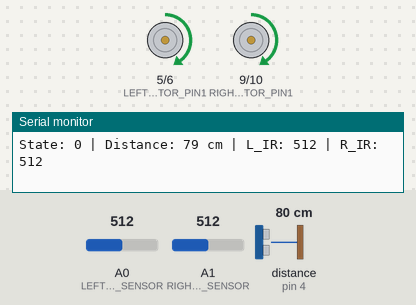
A sketch run on a simulated Arduino Uno, built with avr-gcc and run on an emulated ATmega328P. Shown: motor-driver pin pairs drawn as motors (green arrow = first pin HIGH = forward, orange = second pin HIGH = backward, longer = more drive), the last lines printed to the serial monitor. Wiring (inferred from the names in the program): ultrasonic range finder: trigger pin 3; echo pin 4. The test bench sets the inputs (shaded band); at power-on: distance to the obstacle (sensor on pin 4) 80 cm, A0 (LEFT_IR_SENSOR) = 512, A1 (RIGHT_IR_SENSOR) = 512. The echo pulse lasts 58.3 µs per cm.

Above: at 5.2 s.
5.3 s: distance to the obstacle (sensor on pin 4) set to 17 cm
8.3 s: distance to the obstacle (sensor on pin 4) set to 14 cm
At 9.6 s:
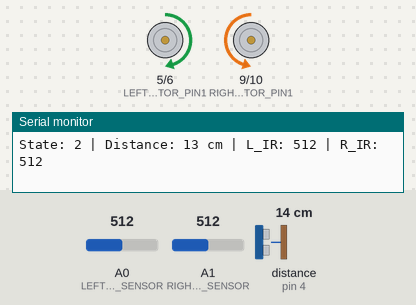
At 10.4 s:
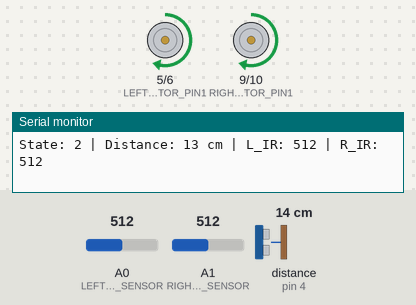
11.2 s: A0 (LEFT_IR_SENSOR) set to 520
At 11.9 s:
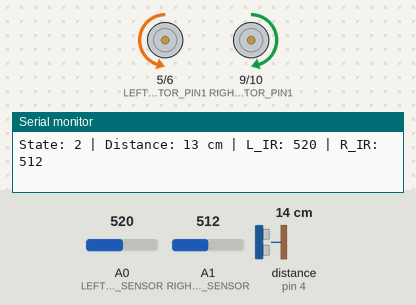
13.6 s: A1 (RIGHT_IR_SENSOR) set to 990
16.6 s: A1 (RIGHT_IR_SENSOR) set to 1016
At 18.7 s:
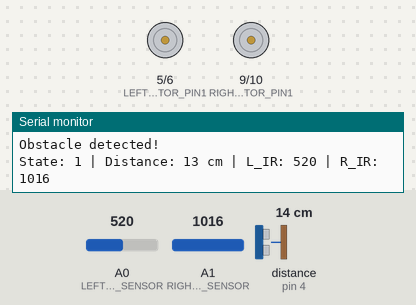
19.6 s: distance to the obstacle (sensor on pin 4) set to 120 cm
Timing chart, 0 to 22.6 s (numbered marks = the images above; inputs shaded):
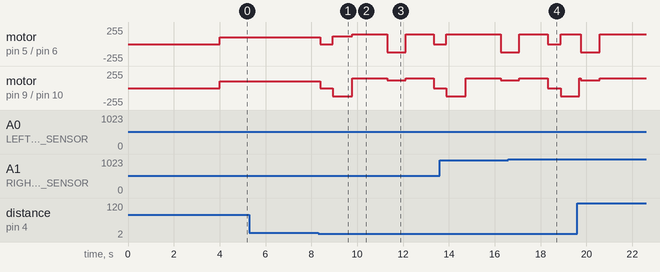

Measured:
- the behaviour switches between 16 and 15 cm on distance to the obstacle (sensor on pin 4) (found by bisection; images 0 and 1)
- the behaviour switches between 512 and 513 on A0 (LEFT_IR_SENSOR) (found by bisection; images 2 and 3)
- the behaviour switches between 999 and 1000 on A1 (RIGHT_IR_SENSOR) (found by bisection; images 3 and 4)

The sketch:

bolt.ino
```cpp
/*
 * BOLT - Line Following Robot with Obstacle Avoidance
 *
 * This robot can:
 * - Follow lines on the floor using IR sensors
 * - Detect obstacles using an ultrasonic sensor
 * - Navigate around obstacles and return to the line
 * - Demonstrate autonomous movement in real-world environments
 *
 * Hardware Requirements:
 * - Arduino board (Uno/Nano)
 * - L298N Motor Driver
 * - 2x DC Motors
 * - 2x IR Sensors for line detection
 * - HC-SR04 Ultrasonic Sensor for obstacle detection
 * - Power supply (9V battery)
 */

// Motor Driver Pins (L298N)
#define LEFT_MOTOR_PIN1 5
#define LEFT_MOTOR_PIN2 6
#define RIGHT_MOTOR_PIN1 9
#define RIGHT_MOTOR_PIN2 10

// IR Sensor Pins
#define LEFT_IR_SENSOR A0
#define RIGHT_IR_SENSOR A1

// Ultrasonic Sensor Pins
#define TRIG_PIN 3
#define ECHO_PIN 4

// Motor Speed Settings
#define NORMAL_SPEED 150
#define TURN_SPEED 120
#define SLOW_SPEED 100

// Obstacle Detection Settings
#define OBSTACLE_DISTANCE 15  // Distance in cm to detect obstacle
#define SAFE_DISTANCE 20      // Safe distance to resume line following

// Line Detection Thresholds
#define LINE_THRESHOLD 512    // Analog reading threshold for line detection

// Robot States
enum RobotState {
  LINE_FOLLOWING,
  OBSTACLE_DETECTED,
  AVOIDING_OBSTACLE,
  RETURNING_TO_LINE
};

RobotState currentState = LINE_FOLLOWING;
unsigned long obstacleAvoidStartTime = 0;
unsigned long avoidancePhase = 0;

void setup() {
  // Initialize Serial Communication
  Serial.begin(9600);
  Serial.println("BOLT - Line Following Robot Initialized");

  // Initialize Motor Pins
  pinMode(LEFT_MOTOR_PIN1, OUTPUT);
  pinMode(LEFT_MOTOR_PIN2, OUTPUT);
  pinMode(RIGHT_MOTOR_PIN1, OUTPUT);
  pinMode(RIGHT_MOTOR_PIN2, OUTPUT);

  // Initialize IR Sensor Pins
  pinMode(LEFT_IR_SENSOR, INPUT);
  pinMode(RIGHT_IR_SENSOR, INPUT);

  // Initialize Ultrasonic Sensor Pins
  pinMode(TRIG_PIN, OUTPUT);
  pinMode(ECHO_PIN, INPUT);

  // Stop motors initially
  stopMotors();

  // Calibration delay
  delay(2000);
  Serial.println("Starting in 2 seconds...");
  delay(2000);
}

void loop() {
  // Read sensors
  int leftIR = analogRead(LEFT_IR_SENSOR);
  int rightIR = analogRead(RIGHT_IR_SENSOR);
  long distance = getDistance();

  // Debug output
  Serial.print("State: ");
  Serial.print(currentState);
  Serial.print(" | Distance: ");
  Serial.print(distance);
  Serial.print(" cm | L_IR: ");
  Serial.print(leftIR);
  Serial.print(" | R_IR: ");
  Serial.println(rightIR);

  // State machine for robot behavior
  switch (currentState) {
    case LINE_FOLLOWING:
      if (distance > 0 && distance < OBSTACLE_DISTANCE) {
        currentState = OBSTACLE_DETECTED;
        Serial.println("Obstacle detected!");
      } else {
        followLine(leftIR, rightIR);
      }
      break;

    case OBSTACLE_DETECTED:
      stopMotors();
      delay(500);
      currentState = AVOIDING_OBSTACLE;
      obstacleAvoidStartTime = millis();
      avoidancePhase = 0;
      Serial.println("Starting obstacle avoidance...");
      break;

    case AVOIDING_OBSTACLE:
      avoidObstacle();
      break;

    case RETURNING_TO_LINE:
      if (isOnLine(leftIR, rightIR)) {
        currentState = LINE_FOLLOWING;
        Serial.println("Line found! Resuming line following.");
      } else {
        searchForLine();
      }
      break;
  }

  delay(50);  // Small delay for stability
}

// Function to follow the line
void followLine(int leftIR, int rightIR) {
  bool leftOnLine = (leftIR > LINE_THRESHOLD);
  bool rightOnLine = (rightIR > LINE_THRESHOLD);

  if (leftOnLine && rightOnLine) {
    // Both sensors on line - move forward
    moveForward(NORMAL_SPEED);
  } else if (leftOnLine && !rightOnLine) {
    // Left sensor on line - turn left
    turnLeft(TURN_SPEED);
  } else if (!leftOnLine && rightOnLine) {
    // Right sensor on line - turn right
    turnRight(TURN_SPEED);
  } else {
    // Lost line - move forward slowly while searching
    moveForward(SLOW_SPEED);
  }
}

// Function to check if robot is on the line
bool isOnLine(int leftIR, int rightIR) {
  return (leftIR > LINE_THRESHOLD || rightIR > LINE_THRESHOLD);
}

// Obstacle avoidance algorithm
void avoidObstacle() {
  unsigned long elapsedTime = millis() - obstacleAvoidStartTime;

  // Multi-phase obstacle avoidance
  if (avoidancePhase == 0) {
    // Phase 0: Turn right to avoid obstacle
    turnRight(TURN_SPEED);
    if (elapsedTime > 800) {
      avoidancePhase = 1;
      obstacleAvoidStartTime = millis();
    }
  } else if (avoidancePhase == 1) {
    // Phase 1: Move forward past obstacle
    moveForward(NORMAL_SPEED);
    long distance = getDistance();
    if (elapsedTime > 1500 || (distance > SAFE_DISTANCE)) {
      avoidancePhase = 2;
      obstacleAvoidStartTime = millis();
    }
  } else if (avoidancePhase == 2) {
    // Phase 2: Turn left to align back
    turnLeft(TURN_SPEED);
    if (elapsedTime > 800) {
      avoidancePhase = 3;
      obstacleAvoidStartTime = millis();
    }
  } else if (avoidancePhase == 3) {
    // Phase 3: Move forward to return to line
    moveForward(NORMAL_SPEED);
    if (elapsedTime > 1000) {
      currentState = RETURNING_TO_LINE;
      Serial.println("Searching for line...");
    }
  }
}

// Function to search for the line
void searchForLine() {
  // Slowly move forward while turning slightly to find the line
  turnLeft(SLOW_SPEED);
}

// Get distance from ultrasonic sensor
long getDistance() {
  // Clear the trigger pin
  digitalWrite(TRIG_PIN, LOW);
  delayMicroseconds(2);

  // Send 10 microsecond pulse
  digitalWrite(TRIG_PIN, HIGH);
  delayMicroseconds(10);
  digitalWrite(TRIG_PIN, LOW);

  // Read the echo pin
  long duration = pulseIn(ECHO_PIN, HIGH, 30000);  // 30ms timeout

  // Calculate distance in cm
  long distance = duration * 0.034 / 2;

  // Return 0 if no valid reading
  return (duration == 0) ? 0 : distance;
}

// Motor control functions
void moveForward(int speed) {
  analogWrite(LEFT_MOTOR_PIN1, speed);
  analogWrite(LEFT_MOTOR_PIN2, 0);
  analogWrite(RIGHT_MOTOR_PIN1, speed);
  analogWrite(RIGHT_MOTOR_PIN2, 0);
}

void moveBackward(int speed) {
  analogWrite(LEFT_MOTOR_PIN1, 0);
  analogWrite(LEFT_MOTOR_PIN2, speed);
  analogWrite(RIGHT_MOTOR_PIN1, 0);
  analogWrite(RIGHT_MOTOR_PIN2, speed);
}

void turnLeft(int speed) {
  analogWrite(LEFT_MOTOR_PIN1, 0);
  analogWrite(LEFT_MOTOR_PIN2, speed);
  analogWrite(RIGHT_MOTOR_PIN1, speed);
  analogWrite(RIGHT_MOTOR_PIN2, 0);
}

void turnRight(int speed) {
  analogWrite(LEFT_MOTOR_PIN1, speed);
  analogWrite(LEFT_MOTOR_PIN2, 0);
  analogWrite(RIGHT_MOTOR_PIN1, 0);
  analogWrite(RIGHT_MOTOR_PIN2, speed);
}

void stopMotors() {
  analogWrite(LEFT_MOTOR_PIN1, 0);
  analogWrite(LEFT_MOTOR_PIN2, 0);
  analogWrite(RIGHT_MOTOR_PIN1, 0);
  analogWrite(RIGHT_MOTOR_PIN2, 0);
}
```
